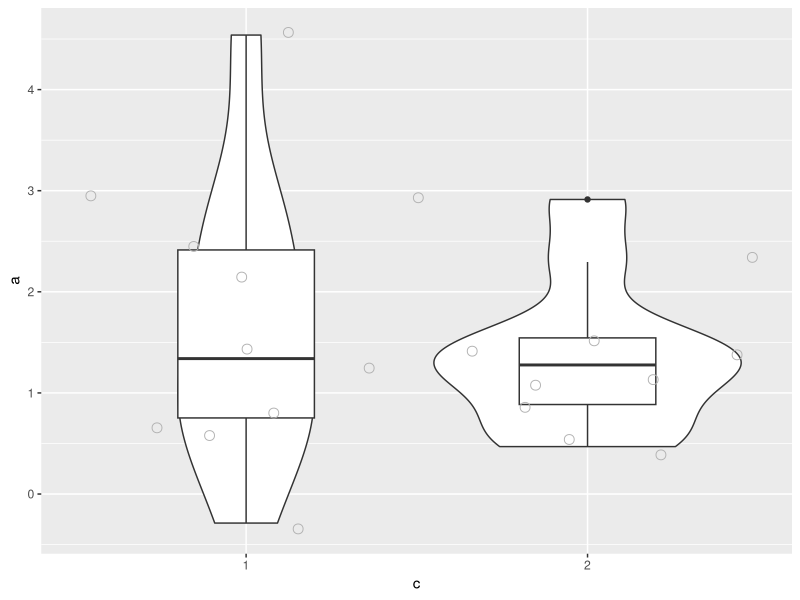

Write R code to recreate this figure.
## ---- chunk 1
# install.packages("rmarkdown")
## ---- chunk 2
knitr::opts_chunk$set(echo = TRUE)
## ---- chunk 3
# install.packages("ggplot2")
# install.packages("cowplot")
## ---- chunk 4
library(ggplot2)
library(cowplot)
## ---- chunk 5
N=50 # Number of subjects
PATH_HOME = "/home/simon"
PATH_PROJ = file.path(PATH_HOME, "Dropbox", "Data", "ProjectName")  # Project path
PATH_DATA = file.path(PATH_PROJ, 'data') # path where time series data is stored
## ---- chunk 6
d=data.frame(a=rnorm(20,1), c=as.factor(c(rep(1,10), rep(2,10))))

ggplot(d, aes(x=c, y=a, fill=NULL)) + geom_violin() + geom_boxplot(width=0.4) +
   geom_point(shape=1, color="gray70", size=3, position = position_jitter(width = 0.5, height = 0.1))

